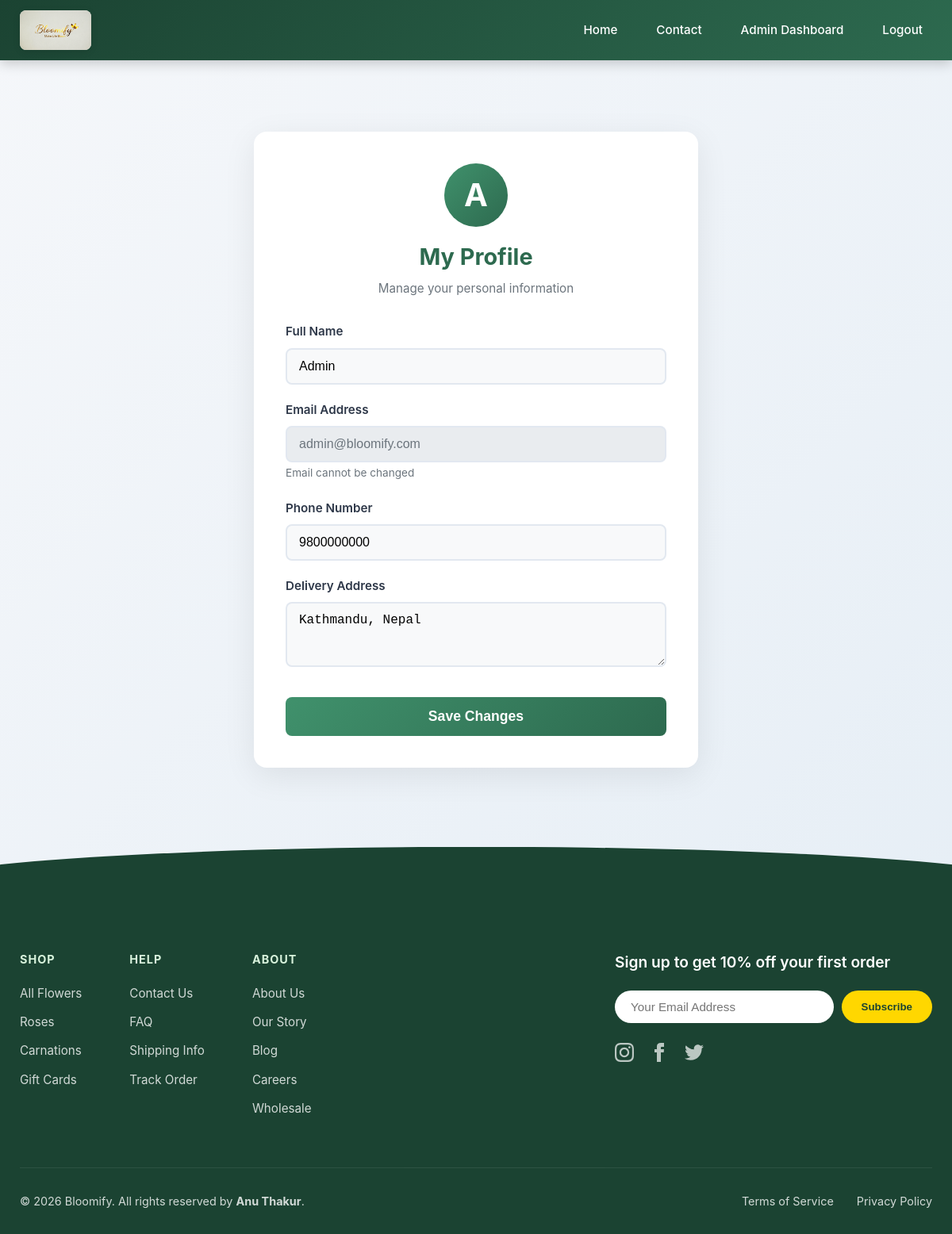
The app's page /profile.php (signed in) with its own data.
### tables this page shows
CREATE TABLE IF NOT EXISTS users (
    id INT AUTO_INCREMENT PRIMARY KEY,
    name VARCHAR(100) NOT NULL,
    email VARCHAR(100) UNIQUE NOT NULL,
    password VARCHAR(255) NOT NULL,
    phone VARCHAR(20),
    address TEXT,
    role ENUM('user', 'admin') DEFAULT 'user',
    created_at TIMESTAMP DEFAULT CURRENT_TIMESTAMP
);

### profile.php (the view, shortened to what this page needs)
<?php
require_once __DIR__ . '/includes/header.php';
$user_id = $_SESSION['user_id'];
$sql = "SELECT name, email, phone, address FROM users WHERE id = ?";
$stmt = $conn->prepare($sql);
$stmt->bind_param("i", $user_id);
$stmt->execute();
$user = $stmt->get_result()->fetch_assoc();
?>
<div class="profile-container">
    <div class="profile-card">
        <div class="profile-header">
            <div class="profile-avatar">
                <?php echo strtoupper(substr($user['name'], 0, 1)); ?>
            </div>
            <h1 class="profile-title">My Profile</h1>
            <p class="profile-subtitle">Manage your personal information</p>
        </div>
        <form method="POST" action="profile.php">
            <div class="form-group-profile">
                <label>Full Name</label>
                <input type="text" name="name" class="form-control-profile" value="<?php echo htmlspecialchars($user['name']); ?>" required>
            </div>
            <div class="form-group-profile">
                <label>Email Address</label>
                <input type="email" class="form-control-profile" value="<?php echo htmlspecialchars($user['email']); ?>" readonly>
                <small style="color: #6c757d; font-size: 0.85rem;">Email cannot be changed</small>
            </div>
            <div class="form-group-profile">
                <label>Phone Number</label>
                <input type="text" name="phone" class="form-control-profile" value="<?php echo htmlspecialchars($user['phone']); ?>" maxlength="10" placeholder="98XXXXXXXX" required>
            </div>
            <div class="form-group-profile">
                <label>Delivery Address</label>
                <textarea name="address" class="form-control-profile" rows="3" required><?php echo htmlspecialchars($user['address']); ?></textarea>
            </div>
            <button type="submit" class="btn-save">Save Changes</button>
        </form>
    </div>
</div>
<?php require_once __DIR__ . '/includes/footer.php'; ?>

### assets/css/style.css (style rules this page uses)
* { margin: 0; padding: 0; box-sizing: border-box; }
body { font-family: 'Inter', 'Segoe UI', system-ui, sans-serif; background: linear-gradient(135deg, #f5f7fa 0%, #e4edf5 100%); color: #2d3748; line-height: 1.6; min-height: 100vh; display: flex; flex-direction: column; }

### profile.php (style rules this page uses)
.profile-container { max-width: 600px; margin: 40px auto; padding: 20px; }
.profile-card { background: white; padding: 40px; border-radius: 16px; box-shadow: 0 10px 40px rgba(0,0,0,0.08); }
.profile-header { text-align: center; margin-bottom: 30px; }
.profile-avatar { width: 80px; height: 80px; background: linear-gradient(135deg, #40916c 0%, #2d6a4f 100%); color: white; border-radius: 50%; display: flex; align-items: center; justify-content: center; font-size: 2.5rem; margin: 0 auto 15px; font-weight: 700; }
.profile-title { font-size: 1.8rem; color: #2d6a4f; font-weight: 700; margin-bottom: 5px; }
.profile-subtitle { color: #6c757d; font-size: 0.95rem; }
.form-group-profile { margin-bottom: 20px; }
.form-group-profile label { display: block; margin-bottom: 8px; font-weight: 600; color: #2d3748; font-size: 0.95rem; }
.form-control-profile { width: 100%; padding: 12px 15px; border: 2px solid #e2e8f0; border-radius: 8px; font-size: 1rem; transition: all 0.3s; background: #f8f9fa; }
.form-control-profile[readonly] { background: #e9ecef; cursor: not-allowed; color: #6c757d; }
.btn-save { width: 100%; padding: 14px; background: linear-gradient(135deg, #40916c 0%, #2d6a4f 100%); color: white; border: none; border-radius: 8px; font-size: 1.1rem; font-weight: 700; cursor: pointer; transition: all 0.3s; margin-top: 10px; }

### records on screen
users: name "A", name "Admin", email "admin@bloomify.com", phone "9800000000", address "Kathmandu, Nepal"
